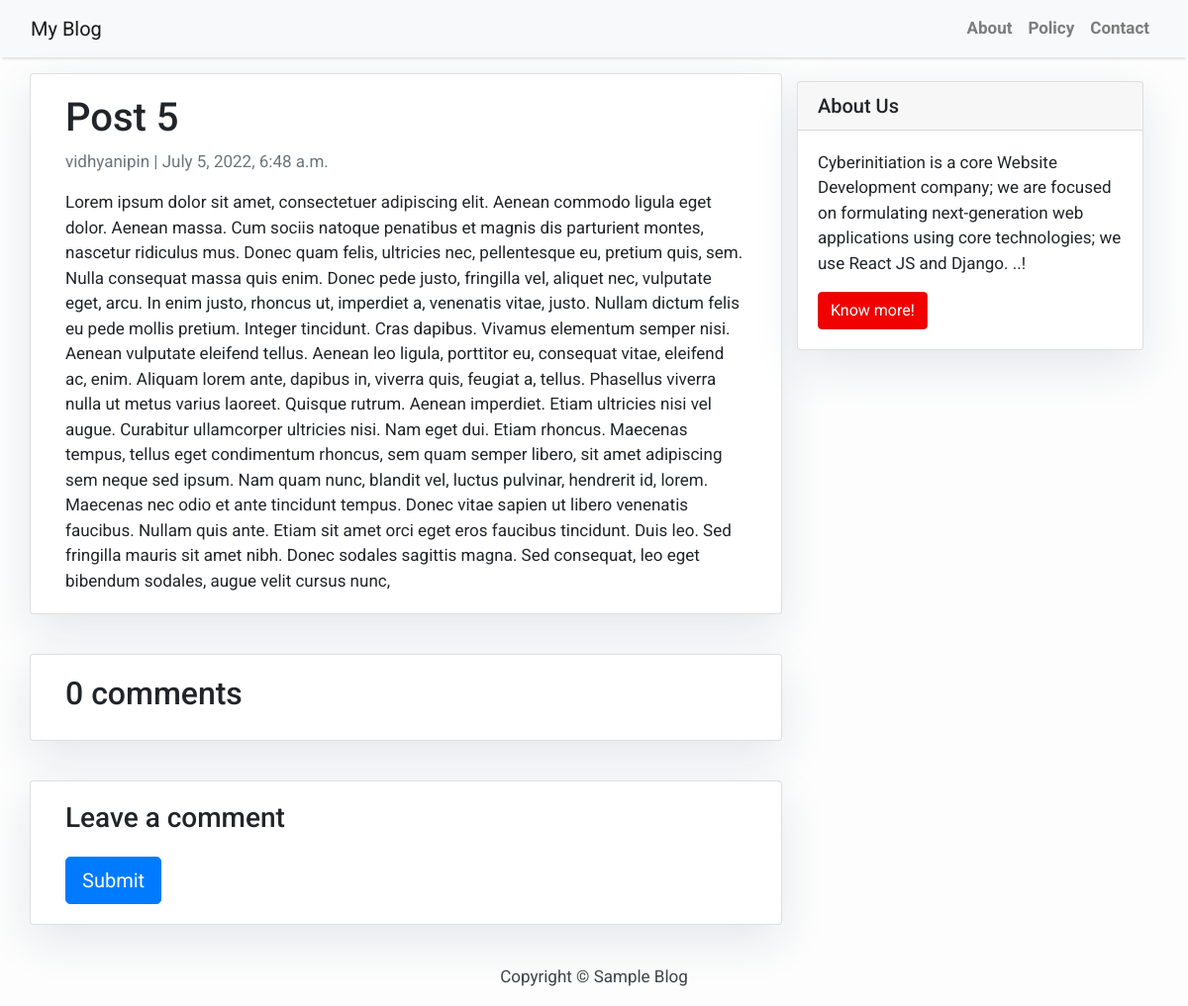
The page /myblog/post-5/ on the database as committed earlier.
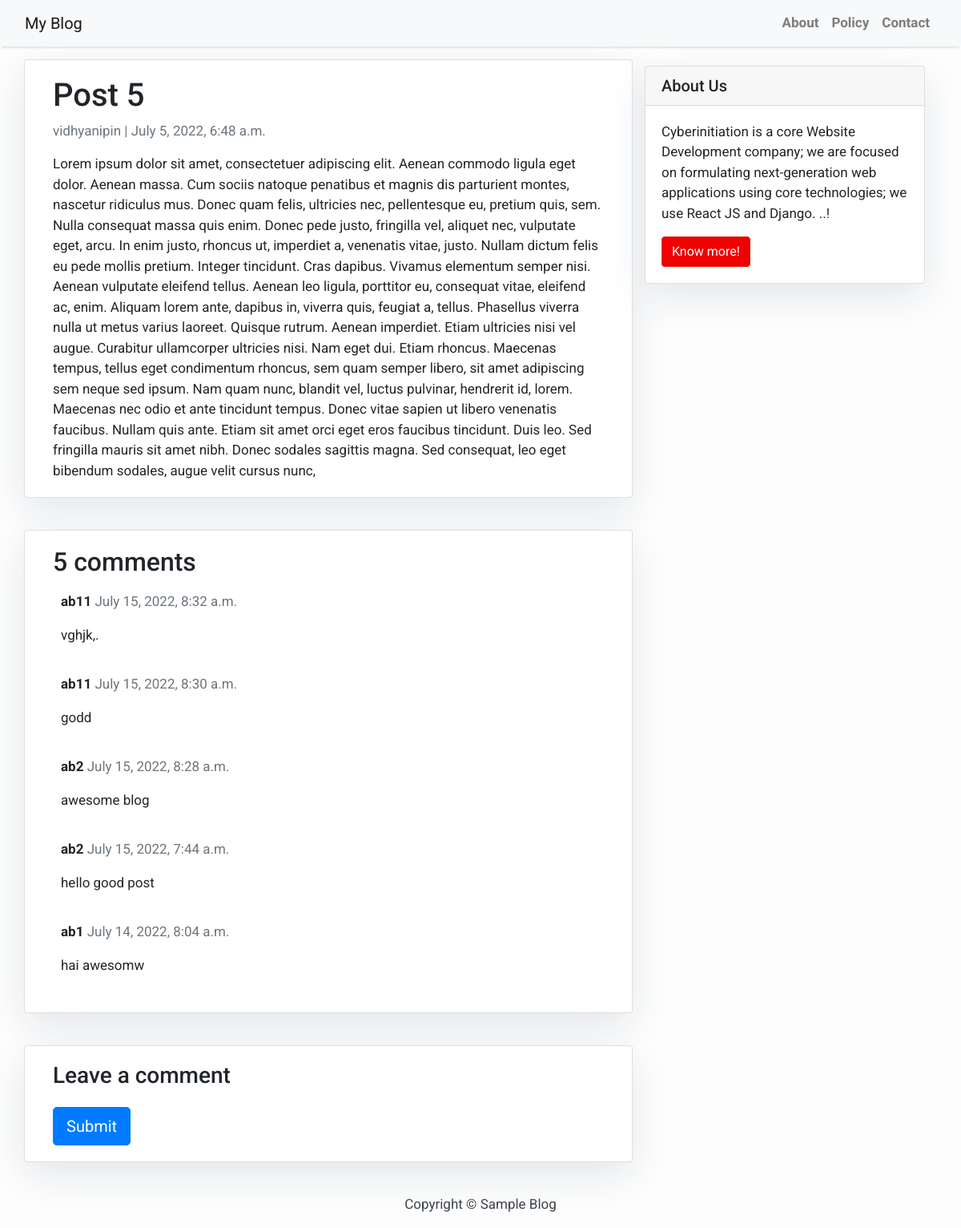
The same page on the database as committed later.
### myblog/models.py (models this page shows, shortened)
class BlogPost(models.Model):
    title = models.CharField(max_length=200, unique=True)
    slug = models.SlugField(max_length=200, unique=True)
    author = models.ForeignKey(settings.AUTH_USER_MODEL, on_delete=models.CASCADE, related_name='blog_posts')
    content = models.TextField()
    updated_on = models.DateTimeField(auto_now=True)
    created_on = models.DateTimeField(auto_now_add=True)
    status = models.IntegerField(choices=STATUS, default=0)
    class Meta:
        ordering = ['-created_on']

class Comment(models.Model):
    blogpost = models.ForeignKey(BlogPost, on_delete=models.CASCADE, related_name='comments')
    name = models.CharField(max_length=20)
    email = models.EmailField()
    body = models.TextField()
    created_on = models.DateTimeField(auto_now_add=True)
    active = models.BooleanField(default=True)
    class Meta:
        ordering = ['-created_on']

### myblog/views.py (the view)
# urls.py: path('<slug:slug>/', views.postdetails, name='post_detail'),
def postdetails(request, slug):
    template = 'myblog/details.html'
    post = get_object_or_404(BlogPost, slug=slug)
    comments = post.comments.filter(active=True)
    new_comment = None
    if request.method == 'POST':
        comment_form = CommentForm(data=request.POST)
        if comment_form.is_valid():
            new_comment = comment_form.save(commit=False)
            new_comment.blogpost = post
            new_comment.save()
    else:
        comment_form = CommentForm()
    return render(request, template, {'post': post,
                                      'comments': comments,
                                      'comment_form': comment_form})

### templates/myblog/details.html (shortened to what this page needs)
{% extends 'myblog/base.html' %} {% block content %}
<div class="container">
  <div class="row">
    <div class="col-md-8 card mb-4  mt-3 left  top">
      <div class="card-body">
        <h1>{% block title %} {{ post.title }} {% endblock title %}</h1>
        <p class=" text-muted">{{ post.author }} | {{ post.created_on }}</p>
        <p class="card-text ">{{ post.content | safe }}</p>
      </div>
    </div>
    {% block sidebar %} {% include 'myblog/sidebar.html' %} {% endblock sidebar %}
    <div class="col-md-8 card mb-4  mt-3 ">
      <div class="card-body">
        <h2>{{ comments.count }} comments</h2>
        {% for comment in comments %}
        <div class="comments" style="padding: 10px;">
          <p class="font-weight-bold">
            {{ comment.name }}
            <span class=" text-muted font-weight-normal">
              {{ comment.created_on }}
            </span>
          </p>
          {{ comment.body | linebreaks }}
        </div>
        {% endfor %}
      </div>
    </div>
{% load crispy_forms_tags %}
    <div class="col-md-8 card mb-4  mt-3 ">
          <div class="card-body">
            {% if new_comment %}
            <div class="alert alert-success" role="alert">
              Your comment is awaiting moderation
            </div>
            {% else %}
        <h3>Leave a comment</h3>
        <form method="post" style="margin-top: 1.3em;">
          <button type="submit" class="btn btn-primary  btn-lg">Submit</button>
        </form>
        {% endif %}
      </div>
    </div>
  </div>
</div>
{% endblock content %}

### templates/myblog/base.html (shortened to what this page needs)
<!DOCTYPE html>
<html>
    <head>
        <link rel="stylesheet" href="https://maxcdn.bootstrapcdn.com/bootstrap/4.0.0/css/bootstrap.min.css"
 />
    </head>
    <body>
        <nav class="navbar navbar-expand-lg navbar-light bg-light shadow" id="mainNav">
            <div class="container-fluid">
                <a class="navbar-brand" href="{% url 'index' %}">My Blog</a>
                <div class="collapse navbar-collapse" id="navbarResponsive">
                    <ul class="navbar-nav ml-auto">
                        <li class="nav-item text-black">
                            <a class="nav-link text-black font-weight-bold" href="#">About</a>
                        </li>
                        <li class="nav-item text-black">
                            <a class="nav-link text-black font-weight-bold" href="#">Policy</a>
                        </li>
                        <li class="nav-item text-black">
                            <a class="nav-link text-black font-weight-bold" href="#">Contact</a>
                        </li>
                    </ul>
                </div>
            </div>
        </nav>
        {% block content %}{% endblock content %}
        <footer class="py-3 bg-grey">
            <p class="m-0 text-dark text-center ">Copyright &copy; Sample Blog</p>
        </footer>
    </body>
</html>

### templates/myblog/sidebar.html (shortened to what this page needs)
        {% block sidebar %}
<div class="col-md-4 float-right ">
<div class="card my-4">
        <h5 class="card-header">About Us</h5>
    <div class="card-body">
        <p class="card-text"> Cyberinitiation is a core Website Development company; we are focused on
            formulating next-generation web applications
            using core technologies; we use React JS and Django. ..!</p>
        <a href='https://cyberinitiation.com/about-us/'
           class="btn btn-danger">Know more!</a>
    </div>
</div>
</div>
{% endblock sidebar %}

### templates/myblog/base.html (style rules this page uses)
body { font-family: "Roboto", sans-serif; font-size: 17px; background-color: #fdfdfd; }
.shadow { box-shadow: 0 4px 2px -2px rgba(0, 0, 0, 0.1); }
.btn-danger { color: #fff; background-color: #f00000; border-color: #dc281e; }

### templates/myblog/sidebar.html (style rules this page uses)
.card { box-shadow: 0 16px 48px #E3E7EB; }

Rows that differ between the two databases and show on the page:
added Comment: name "ab11", created_on "July 15, 2022, 8:32 a.m.", body "vghjk,."
added Comment: name "ab11", created_on "July 15, 2022, 8:30 a.m.", body "godd"
added Comment: name "ab2", created_on "July 15, 2022, 8:28 a.m.", body "awesome blog"
added Comment: name "ab2", created_on "July 15, 2022, 7:44 a.m.", body "hello good post"
added Comment: name "ab1", created_on "July 14, 2022, 8:04 a.m.", body "hai awesomw"
Other text that changed with them:
{{ comments.count }}: "0" → "5"
